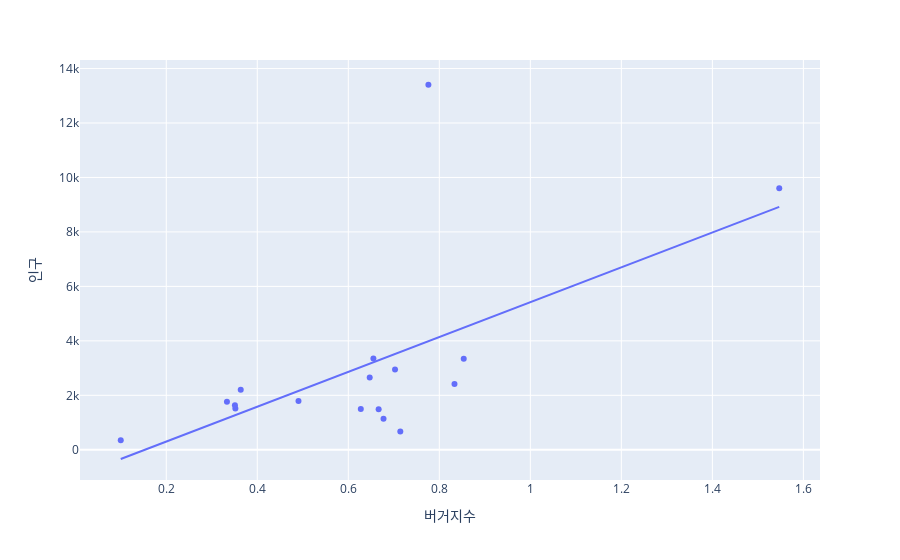

The code cell stored with this chart in its notebook:
### Code cell
px.scatter(nstore_pop_df, x='버거지수', y='인구', trendline='ols', hover_name='행정구역')

### Figure 1 — Plotly figure (JSON) as saved in the notebook; plotly's stock layout.template omitted (floating-point values rounded to 4 significant figures)
{"data": [{"hovertemplate": "<b>%{hovertext}</b><br><br>버거지수=%{x}<br>인구=%{y}<extra></extra>", "hovertext": ["강원도", "경기도", "경상남도", "경상북도", "광주광역시", "대구광역시", "대전광역시", "부산광역시", "서울특별시", "세종특별자치시", "울산광역시", "인천광역시", "전라남도", "전라북도", "제주특별자치도", "충청남도", "충청북도"], "legendgroup": "", "marker": {"color": "#636efa", "symbol": "circle"}, "mode": "markers", "name": "", "orientation": "v", "showlegend": false, "type": "scatter", "x": [0.3519, 0.776, 0.6552, 0.6471, 0.6667, 0.8333, 0.6275, 0.8537, 1.547, 0.1, 0.6774, 0.7027, 0.3333, 0.4906, 0.7143, 0.3636, 0.3509], "xaxis": "x", "y": [1515, 13405, 3350, 2655, 1488, 2419, 1500, 3344, 9602, 349, 1140, 2951, 1764, 1792, 670, 2204, 1632], "yaxis": "y"}, {"hovertemplate": "<b>OLS trendline</b><br>인구 = 6399.49 * 버거지수 + -978.645<br>R<sup>2</sup>=0.359288<br><br>버거지수=%{x}<br>인구=%{y} <b>(trend)</b><extra></extra>", "legendgroup": "", "marker": {"color": "#636efa", "symbol": "circle"}, "mode": "lines", "name": "", "showlegend": false, "type": "scatter", "x": [0.1, 0.3333, 0.3509, 0.3519, 0.3636, 0.4906, 0.6275, 0.6471, 0.6552, 0.6667, 0.6774, 0.7027, 0.7143, 0.776, 0.8333, 0.8537, 1.547], "xaxis": "x", "y": [-338.7, 1155.0, 1267.0, 1273.0, 1348.0, 2161.0, 3037.0, 3162.0, 3214.0, 3288.0, 3356.0, 3518.0, 3592.0, 3988.0, 4354.0, 4484.0, 8921.0], "yaxis": "y"}], "layout": {"legend": {"tracegroupgap": 0}, "margin": {"t": 60}, "xaxis": {"anchor": "y", "domain": [0, 1], "title": {"text": "버거지수"}}, "yaxis": {"anchor": "x", "domain": [0, 1], "title": {"text": "인구"}}}}
